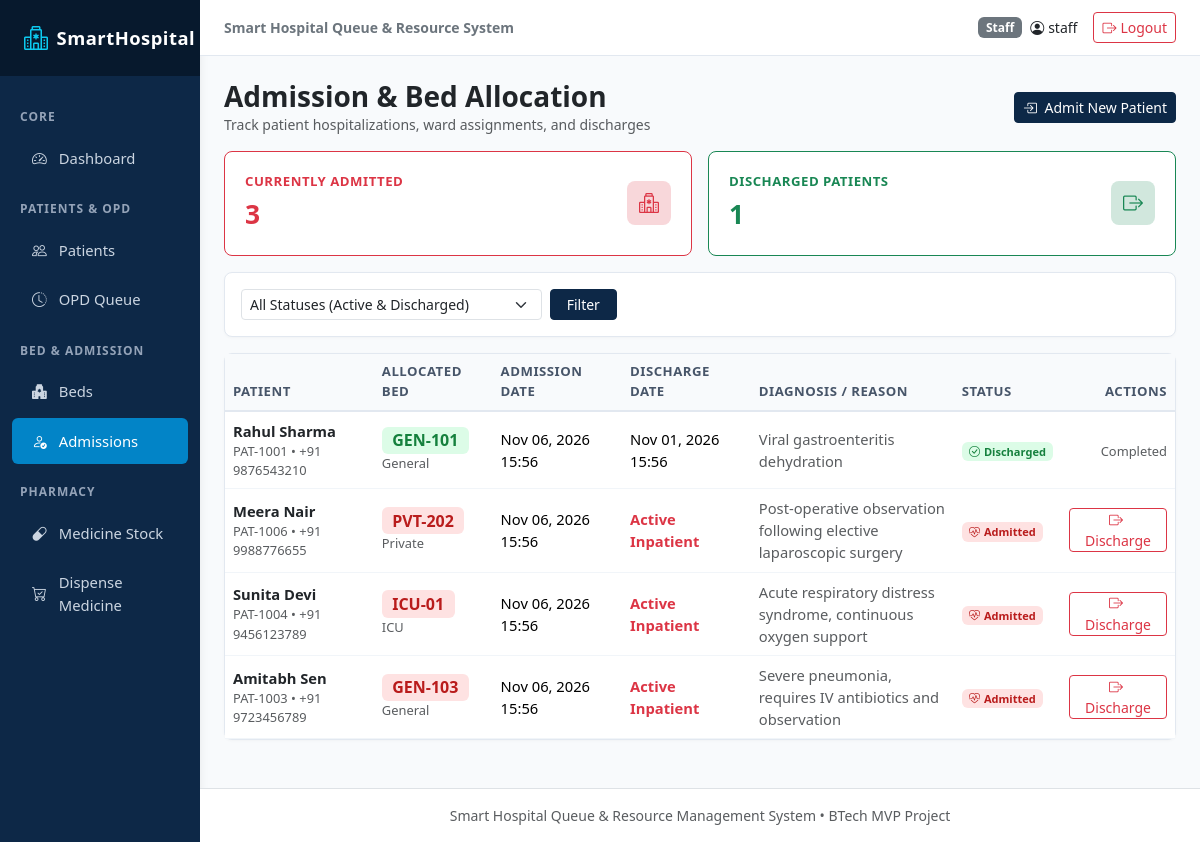
The page /admissions/ (signed in) on the database its author committed.
### hospital/models.py (models this page shows, shortened)
class Admission(models.Model):
    STATUS_CHOICES = [
        ('Admitted', 'Admitted'),
        ('Discharged', 'Discharged'),
    ]
    patient = models.ForeignKey(Patient, on_delete=models.CASCADE, related_name='admissions')
    bed = models.ForeignKey(Bed, on_delete=models.CASCADE, related_name='admissions')
    admission_date = models.DateTimeField(auto_now_add=True)
    discharge_date = models.DateTimeField(null=True, blank=True)
    reason = models.TextField()
    status = models.CharField(max_length=20, choices=STATUS_CHOICES, default='Admitted')
    class Meta:
        ordering = ['-admission_date']

class Patient(models.Model):
    GENDER_CHOICES = [
        ('Male', 'Male'),
        ('Female', 'Female'),
        ('Other', 'Other'),
    ]
    patient_id = models.CharField(max_length=20, unique=True, blank=True)
    name = models.CharField(max_length=150)
    age = models.PositiveIntegerField()
    gender = models.CharField(max_length=10, choices=GENDER_CHOICES)
    phone = models.CharField(max_length=20)
    address = models.TextField()
    registration_date = models.DateTimeField(auto_now_add=True)
    class Meta:
        ordering = ['-registration_date']

class Bed(models.Model):
    CATEGORY_CHOICES = [
        ('General', 'General'),
        ('ICU', 'ICU'),
        ('Emergency', 'Emergency'),
        ('Private', 'Private'),
    ]
    STATUS_CHOICES = [
        ('Available', 'Available'),
        ('Occupied', 'Occupied'),
    ]
    bed_number = models.CharField(max_length=30, unique=True)
    category = models.CharField(max_length=20, choices=CATEGORY_CHOICES, default='General')
    status = models.CharField(max_length=20, choices=STATUS_CHOICES, default='Available')
    daily_charge = models.DecimalField(max_digits=10, decimal_places=2, default=0.00)
    notes = models.TextField(blank=True, default='')
    class Meta:
        ordering = ['bed_number']

### hospital/views.py (the view)
# urls.py: path('admissions/', views.admission_list, name='admission_list'),
@login_required
def admission_list(request):
    status = request.GET.get('status', '')
    admissions = Admission.objects.select_related('patient', 'bed').all()
    if status:
        admissions = admissions.filter(status=status)
    active_count = Admission.objects.filter(status='Admitted').count()
    discharged_count = Admission.objects.filter(status='Discharged').count()
    context = {
        'admissions': admissions,
        'selected_status': status,
        'active_count': active_count,
        'discharged_count': discharged_count,
    }
    return render(request, 'admissions/list.html', context)

### templates/admissions/list.html (shortened to what this page needs)
{% extends 'base.html' %}
{% block content %}
<div class="d-flex justify-content-between align-items-center mb-3 flex-wrap gap-2">
  <div>
    <h3 class="fw-bold text-dark mb-0">Admission & Bed Allocation</h3>
    <p class="text-muted small mb-0">Track patient hospitalizations, ward assignments, and discharges</p>
  </div>
  <a href="{% url 'admission_create' %}" class="btn btn-navy btn-sm">
    <i class="bi bi-box-arrow-in-right me-1"></i> Admit New Patient
  </a>
</div>
<div class="row g-3 mb-3">
  <div class="col-md-6">
    <div class="stat-card border-danger">
      <div class="d-flex justify-content-between align-items-center">
        <div>
          <div class="stat-label text-danger">Currently Admitted</div>
          <div class="stat-value text-danger">{{ active_count }}</div>
        </div>
        <div class="stat-icon bg-danger-subtle text-danger">
          <i class="bi bi-hospital"></i>
        </div>
      </div>
    </div>
  </div>
  <div class="col-md-6">
    <div class="stat-card border-success">
      <div class="d-flex justify-content-between align-items-center">
        <div>
          <div class="stat-label text-success">Discharged Patients</div>
          <div class="stat-value text-success">{{ discharged_count }}</div>
        </div>
        <div class="stat-icon bg-success-subtle text-success">
          <i class="bi bi-box-arrow-right"></i>
        </div>
      </div>
    </div>
  </div>
</div>
<div class="card-clean p-3 mb-3">
  <form method="get" class="row g-2 align-items-center">
    <div class="col-md-4">
      <select name="status" class="form-select form-select-sm">
        <option value="">All Statuses (Active & Discharged)</option>
      </select>
    </div>
    <div class="col-md-4 d-flex gap-2">
      <button type="submit" class="btn btn-sm btn-navy px-3">Filter</button>
    </div>
  </form>
</div>
<div class="card-clean">
  <div class="table-responsive">
    <table class="table table-clean table-hover align-middle mb-0">
      <thead>
        <tr>
          <th>Patient</th>
          <th>Allocated Bed</th>
          <th>Admission Date</th>
          <th>Discharge Date</th>
          <th>Diagnosis / Reason</th>
          <th>Status</th>
          <th class="text-end">Actions</th>
        </tr>
      </thead>
      <tbody>
        {% for adm in admissions %}
          <tr {% if adm.status == 'Admitted' %}class="table-danger-subtle"{% endif %}>
            <td>
              <a href="{% url 'patient_detail' adm.patient.pk %}" class="fw-semibold text-dark text-decoration-none">
                {{ adm.patient.name }}
              </a>
              <div class="small text-muted">{{ adm.patient.patient_id }} &bull; {{ adm.patient.phone }}</div>
            </td>
            <td>
              <span class="badge {% if adm.status == 'Admitted' %}badge-occupied{% else %}badge-available{% endif %} fs-6">
                {{ adm.bed.bed_number }}
              </span>
              <div class="small text-muted">{{ adm.bed.category }}</div>
            </td>
            <td class="small">{{ adm.admission_date|date:"M d, Y H:i" }}</td>
            <td class="small">
              {% if adm.discharge_date %}
                {{ adm.discharge_date|date:"M d, Y H:i" }}
              {% else %}
                <span class="text-danger fw-semibold">Active Inpatient</span>
              {% endif %}
            </td>
            <td class="small text-muted" style="max-width: 250px;">{{ adm.reason }}</td>
            <td>
              {% if adm.status == 'Admitted' %}
                <span class="badge badge-occupied"><i class="bi bi-heart-pulse me-1"></i>Admitted</span>
              {% else %}
                <span class="badge badge-available"><i class="bi bi-check-circle me-1"></i>Discharged</span>
              {% endif %}
            </td>
            <td class="text-end">
              {% if adm.status == 'Admitted' %}
                <a href="{% url 'admission_discharge' adm.pk %}" class="btn btn-sm btn-outline-danger py-0 px-2">
                  <i class="bi bi-box-arrow-right me-1"></i> Discharge
                </a>
              {% else %}
                <span class="text-muted small">Completed</span>
              {% endif %}
            </td>
          </tr>
        {% empty %}
          <tr>
            <td colspan="7" class="text-center py-4 text-muted">No admission records found.</td>
          </tr>
        {% endfor %}
      </tbody>
    </table>
  </div>
</div>
{% endblock %}

### templates/base.html (shortened to what this page needs)
{% load static %}
<!DOCTYPE html>
<html lang="en">
<head>
  <link href="https://cdn.jsdelivr.net/npm/bootstrap@5.3.3/dist/css/bootstrap.min.css" rel="stylesheet">
  <link href="https://cdn.jsdelivr.net/npm/bootstrap-icons@1.11.3/font/bootstrap-icons.min.css" rel="stylesheet">
  <link rel="stylesheet" href="{% static 'css/custom.css' %}">
</head>
<body>
<div class="container-fluid p-0">
  <div class="row g-0">
    <nav class="col-lg-2 col-md-3 d-none d-md-block sidebar">
      <div class="brand d-flex align-items-center gap-2">
        <i class="bi bi-hospital fs-4 text-info"></i>
        <span>SmartHospital</span>
      </div>
      <div class="py-3">
        <div class="nav-heading">Core</div>
        <a href="{% url 'dashboard' %}" class="nav-link {% if request.resolver_match.url_name == 'dashboard' %}active{% endif %}">
          <i class="bi bi-speedometer2"></i>
          <span>Dashboard</span>
        </a>
        <div class="nav-heading">Patients & OPD</div>
        <a href="{% url 'patient_list' %}" class="nav-link {% if 'patient' in request.resolver_match.url_name %}active{% endif %}">
          <i class="bi bi-people"></i>
          <span>Patients</span>
        </a>
        <a href="{% url 'opd_queue' %}" class="nav-link {% if 'opd' in request.resolver_match.url_name %}active{% endif %}">
          <i class="bi bi-clock-history"></i>
          <span>OPD Queue</span>
        </a>
        <div class="nav-heading">Bed & Admission</div>
        <a href="{% url 'bed_list' %}" class="nav-link {% if 'bed' in request.resolver_match.url_name %}active{% endif %}">
          <i class="bi bi-hospital-fill"></i>
          <span>Beds</span>
        </a>
        <a href="{% url 'admission_list' %}" class="nav-link {% if 'admission' in request.resolver_match.url_name %}active{% endif %}">
          <i class="bi bi-person-check"></i>
          <span>Admissions</span>
        </a>
        <div class="nav-heading">Pharmacy</div>
        <a href="{% url 'medicine_list' %}" class="nav-link {% if request.resolver_match.url_name in 'medicine_list medicine_add medicine_edit' %}active{% endif %}">
          <i class="bi bi-capsule"></i>
          <span>Medicine Stock</span>
        </a>
        <a href="{% url 'medicine_dispense' %}" class="nav-link {% if request.resolver_match.url_name == 'medicine_dispense' %}active{% endif %}">
          <i class="bi bi-cart-check"></i>
          <span>Dispense Medicine</span>
        </a>
      </div>
    </nav>
    <div class="col-lg-10 col-md-9 main-content">
      <header class="top-navbar d-flex justify-content-between align-items-center">
        <div class="d-flex align-items-center gap-3">
          <span class="fw-semibold text-secondary small d-none d-sm-inline">Smart Hospital Queue & Resource System</span>
        </div>
        <div class="d-flex align-items-center gap-3">
          {% if user.is_authenticated %}
            <div class="d-flex align-items-center gap-2">
              <span class="badge {% if user.is_superuser %}bg-primary{% else %}bg-secondary{% endif %}">
                {% if user.is_superuser %}Admin{% else %}Staff{% endif %}
              </span>
              <span class="fw-medium text-dark small"><i class="bi bi-person-circle me-1"></i>{{ user.username }}</span>
            </div>
            <a href="{% url 'logout' %}" class="btn btn-sm btn-outline-danger d-flex align-items-center gap-1">
              <i class="bi bi-box-arrow-right"></i>
              <span class="d-none d-sm-inline">Logout</span>
            </a>
          {% endif %}
        </div>
      </header>
      <main class="content-body">
        {% block content %}{% endblock %}
      </main>
      <footer class="text-center py-3 text-muted small border-top bg-white mt-auto">
        Smart Hospital Queue & Resource Management System &bull; BTech MVP Project
      </footer>
    </div>
  </div>
</div>
</body>
</html>

### static/css/custom.css (style rules this page uses)
:root { --navy-primary: #0d2847; --navy-dark: #07192d; --navy-light: #163d6b; --blue-accent: #0284c7; --blue-light-bg: #f0f7fd; --bg-page: #f8fafc; --text-dark: #1e293b; --text-muted: #64748b; --status-available: #16a34a; --status-occupied: #dc2626; --status-warning: #ea580c; --border-color: #e2e8f0; }
body { background-color: var(--bg-page); color: var(--text-dark); font-family: system-ui, -apple-system, "Segoe UI", Roboto, "Helvetica Neue", Arial, sans-serif; min-height: 100vh; }
.sidebar { background-color: var(--navy-primary); min-height: 100vh; box-shadow: 2px 0 8px rgba(0, 0, 0, 0.05); }
.sidebar .brand { padding: 1.25rem 1.5rem; background-color: var(--navy-dark); color: #ffffff; font-weight: 700; font-size: 1.15rem; letter-spacing: 0.5px; }
.sidebar .nav-link { color: #cbd5e1; padding: 0.75rem 1.25rem; font-size: 0.925rem; font-weight: 500; display: flex; align-items: center; gap: 0.75rem; border-radius: 6px; margin: 0.2rem 0.75rem; transition: all 0.2s ease; }
.sidebar .nav-link.active { color: #ffffff; background-color: var(--blue-accent); }
.sidebar .nav-heading { font-size: 0.75rem; text-transform: uppercase; letter-spacing: 1px; color: #94a3b8; padding: 1rem 1.25rem 0.35rem; font-weight: 600; }
.main-content { min-height: 100vh; display: flex; flex-direction: column; }
.top-navbar { background-color: #ffffff; border-bottom: 1px solid var(--border-color); padding: 0.75rem 1.5rem; }
.content-body { padding: 1.5rem; flex-grow: 1; }
.stat-card { background: #ffffff; border: 1px solid var(--border-color); border-radius: 8px; padding: 1.25rem; transition: transform 0.15s ease, box-shadow 0.15s ease; }
.stat-card .stat-icon { width: 44px; height: 44px; border-radius: 8px; display: flex; align-items: center; justify-content: center; font-size: 1.25rem; }
.stat-card .stat-value { font-size: 1.65rem; font-weight: 700; color: var(--navy-primary); margin-top: 0.25rem; }
.stat-card .stat-label { font-size: 0.825rem; color: var(--text-muted); text-transform: uppercase; letter-spacing: 0.5px; font-weight: 600; }
.card-clean { background: #ffffff; border: 1px solid var(--border-color); border-radius: 8px; box-shadow: 0 1px 3px rgba(0, 0, 0, 0.03); margin-bottom: 1.5rem; }
.table-clean th { background-color: #f8fafc; color: #475569; font-weight: 600; font-size: 0.825rem; text-transform: uppercase; letter-spacing: 0.5px; border-bottom: 2px solid var(--border-color); }
.table-clean td { vertical-align: middle; font-size: 0.92rem; border-bottom: 1px solid #f1f5f9; }
.badge-available { background-color: #dcfce7; color: #15803d; font-weight: 600; }
.badge-occupied { background-color: #fee2e2; color: #b91c1c; font-weight: 600; }
.btn-navy { background-color: var(--navy-primary); border-color: var(--navy-primary); color: #ffffff; }

### rows shown on the page
Admission: patient.name "Rahul Sharma", patient.patient_id "PAT-1001", patient.phone "+91 9876543210", bed.bed_number "GEN-101", bed.category "General", admission_date "Nov 06, 2026 15:56", discharge_date "Nov 01, 2026 15:56", reason "Viral gastroenteritis dehydration", status "Discharged" (drawn)
Admission: patient.name "Meera Nair", patient.patient_id "PAT-1006", patient.phone "+91 9988776655", bed.bed_number "PVT-202", bed.category "Private", admission_date "Nov 06, 2026 15:56", shows "Active Inpatient", reason "Post-operative observation following elective laparoscopic surgery", status "Admitted" (drawn)
Admission: patient.name "Sunita Devi", patient.patient_id "PAT-1004", patient.phone "+91 9456123789", bed.bed_number "ICU-01", bed.category "ICU", admission_date "Nov 06, 2026 15:56", shows "Active Inpatient", reason "Acute respiratory distress syndrome, continuous oxygen support", status "Admitted" (drawn)
Admission: patient.name "Amitabh Sen", patient.patient_id "PAT-1003", patient.phone "+91 9723456789", bed.bed_number "GEN-103", bed.category "General", admission_date "Nov 06, 2026 15:56", shows "Active Inpatient", reason "Severe pneumonia, requires IV antibiotics and observation", status "Admitted" (drawn)

### other values the page prints
{{ user.username }} "staff"
{{ active_count }} "3"
{{ discharged_count }} "1"
